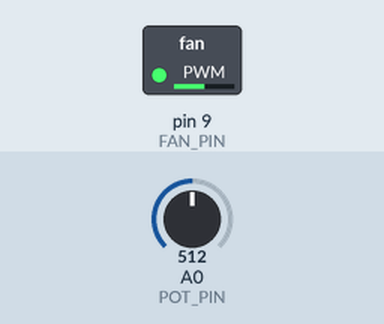
This sketch was run on a simulated Arduino Uno, built with avr-gcc and run on an emulated ATmega328P. On the bench: switched loads named in the sketch (green lamp = pin HIGH). Inputs (shaded band) come from the test bench; at power-on: A0 (POT_PIN) = 512.

Above: at 16.8 s.
16.9 s: A0 (POT_PIN) set to 716
At 18.3 s:
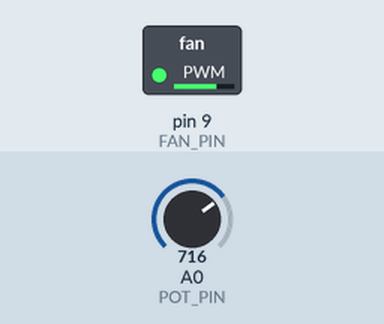
At 20.6 s:
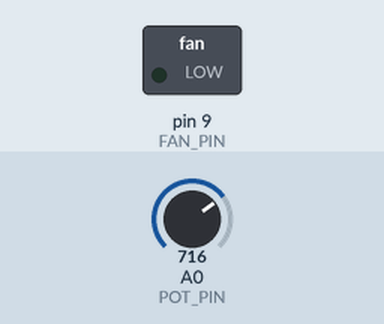
Timing chart, 0 to 22.1 s (numbered marks = the images above; inputs shaded):
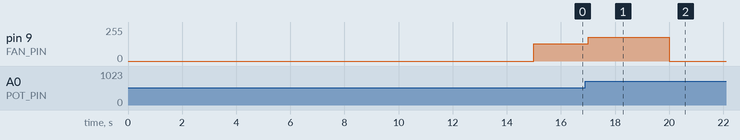

Measured:
- after the input at 16.9 s, pin 9 (FAN_PIN): 128/255 → 179/255 after 0.10 s, → 0/255 3.0 s later

The sketch:

Les4Opdr2b.ino
```cpp
#include <avr/io.h>
#include <util/delay.h>

#define FAN_PIN PB1     // Pin 9 on Arduino Uno
#define POT_PIN PC0     // A0 on Arduino Uno

// Initialize ADC (Analog-to-Digital Converter)
void adc_init(void) {
    ADMUX = (1 << REFS0);           // AVcc as reference, ADC0 as input
    ADCSRA = (1 << ADEN) |          // Enable ADC
             (1 << ADPS2) | (1 << ADPS1) | (1 << ADPS0); // Prescaler 128
}

// Read ADC value (0-1023)
uint16_t adc_read(void) {
    ADCSRA |= (1 << ADSC);          // Start conversion
    while(ADCSRA & (1 << ADSC));    // Wait until conversion completes
    return ADC;
}

// Initialize hardware PWM (Timer1, 8-bit Fast PWM on PB1/OC1A)
void pwm_init(void) {
    DDRB |= (1 << FAN_PIN);                     // Set pin as output
    TCCR1A = (1 << COM1A1) | (1 << WGM10);     // Fast PWM 8-bit, non-inverting
    TCCR1B = (1 << WGM12) | (1 << CS10);       // No prescaler
}

// Set PWM duty cycle (0-255)
void set_pwm(uint8_t duty) {
    OCR1A = duty;
}

int main(void) {
    pwm_init();
    adc_init();

    while(1) {
        // Fan off for 15 seconds
        set_pwm(0);
        for(uint8_t t = 0; t < 15; t++) _delay_ms(1000);

        // Fan on for 5 seconds, speed controlled by potentiometer
        for(uint8_t t = 0; t < 5; t++) {
            uint16_t pot_value = adc_read();   // Read potentiometer (0-1023)
            uint8_t pwm_value = pot_value / 4; // Map to PWM range (0-255)
            set_pwm(pwm_value);
            _delay_ms(1000);
        }

        // Fan off
        set_pwm(0);
    }
}
```
